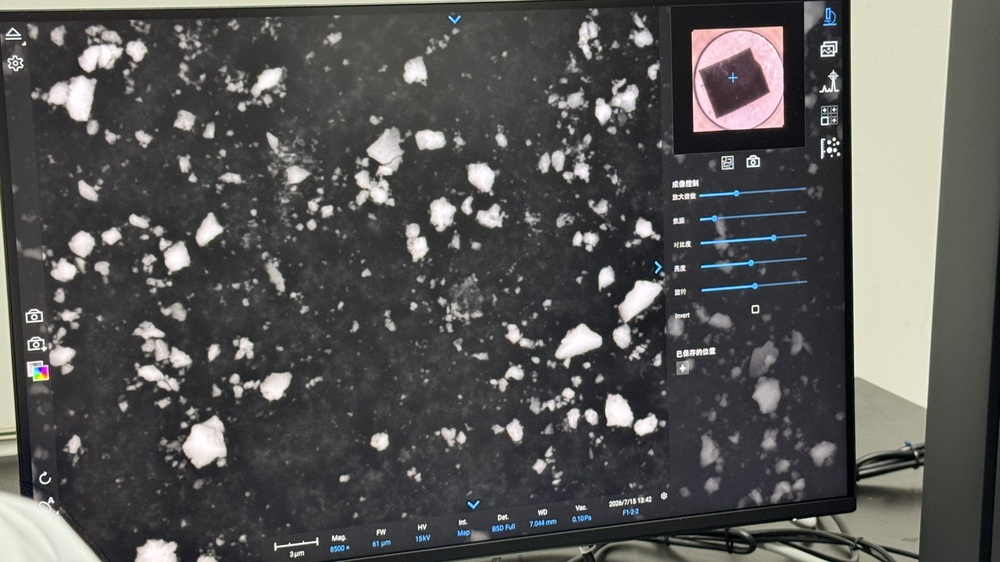
#> input picture sem_pipeline/data/01.jpg, 1000 x 562 px, shrunk from 4032 x 2268 before the run
$ python -i segment.py   (imports and definitions only)
#> lines starting #> are read from the running program, lines starting #| are printed output that depends on the picture; after the words box and inside, x2 and y2 are one past the last pixel; in counts of white or black regions, pixels touching at a corner belong together
#> further down, picture is the input picture: shape (562, 1000, 3); mean B, G, R 85.1, 86.6, 87.4
"""Particle segmentation for SEM TiO2 images."""

from __future__ import annotations

import cv2
import numpy as np
from numpy.typing import NDArray
from scipy import ndimage as ndi
from skimage.feature import peak_local_max
from skimage.segmentation import watershed
from skimage.measure import regionprops_table


def segment(image_bgr: NDArray,
            threshold: int = 170,
            min_area: int = 20,
            max_area_ratio: float = 8.0,
            min_distance: int = 4,
            dilate_iters: int = 2,
            ) -> tuple[NDArray, dict]:
    """Segment particles from a cropped SEM image.

    Large connected components in the binary mask (agglomerates)
    are removed BEFORE watershed to prevent them from being split
    into many false small particles.
    """
#> called with threshold = 170, min_area = 20, max_area_ratio = 8, min_distance = 4, dilate_iters = 2
    gray = cv2.cvtColor(image_bgr, cv2.COLOR_BGR2GRAY)

    binary = (gray > threshold).astype(np.uint8)
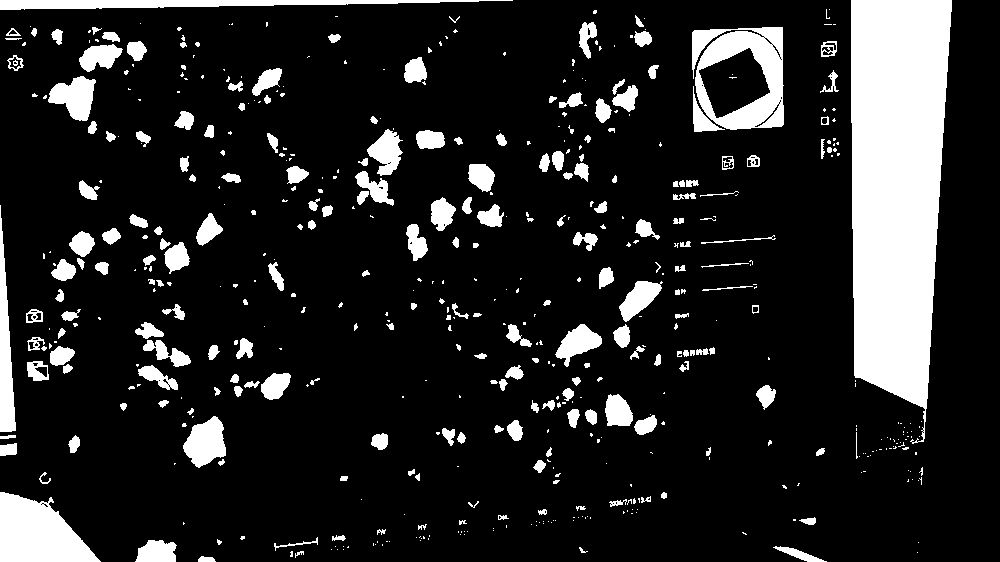
#> binary: shape (562, 1000); values 0 (black) and 1 (white), 14.9% white; 540 white regions (324 under 20 px), largest, box (x1, y1, x2, y2) and area: (851, 0, 952, 444) 34409, (692, 27, 784, 130) 5306, (0, 492, 101, 562) 4708
    kernel = cv2.getStructuringElement(cv2.MORPH_ELLIPSE, (3, 3))
    closed = cv2.morphologyEx(binary, cv2.MORPH_CLOSE, kernel, iterations=2)
#> closed: shape (562, 1000); values 0 (black) and 1 (white), 15.3% white; 398 white regions (209 under 20 px), largest, box (x1, y1, x2, y2) and area: (851, 0, 952, 444) 34454, (692, 27, 784, 132) 6142, (0, 492, 101, 562) 4723
    dilated = cv2.dilate(closed, kernel, iterations=dilate_iters)
#> dilated: shape (562, 1000); values 0 (black) and 1 (white), 20.6% white; 300 white regions (27 under 20 px), largest, box (x1, y1, x2, y2) and area: (849, 0, 954, 459) 36834, (690, 25, 786, 134) 7280, (0, 490, 103, 562) 4974

    # remove large connected components (agglomerates) before watershed
    num_cc, cc_labels = cv2.connectedComponents(dilated, connectivity=8)
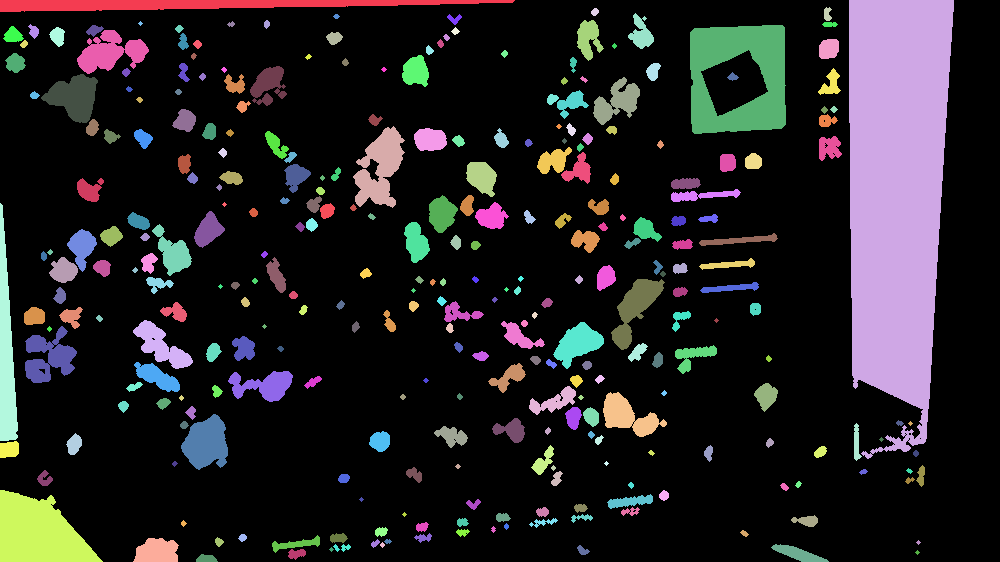
#> cc_labels: shape (562, 1000) int32; 301 distinct labels, from 0 to 300; one colour per label, 0 black
#> num_cc = 301
    if num_cc > 1:
        cc_areas = np.bincount(cc_labels.ravel())[1:]  # skip background
#> cc_areas = 300 values, max 36834 at index 1, min 13 at index 7, mean 385.2
        if len(cc_areas) > 1:
            median_cc = float(np.median(cc_areas))
#> median_cc = 87
            max_allowed = median_cc * max_area_ratio
#> max_allowed = 696
            for lbl in range(1, num_cc):
                if cc_areas[lbl - 1] > max_allowed:
                    dilated[cc_labels == lbl] = 0
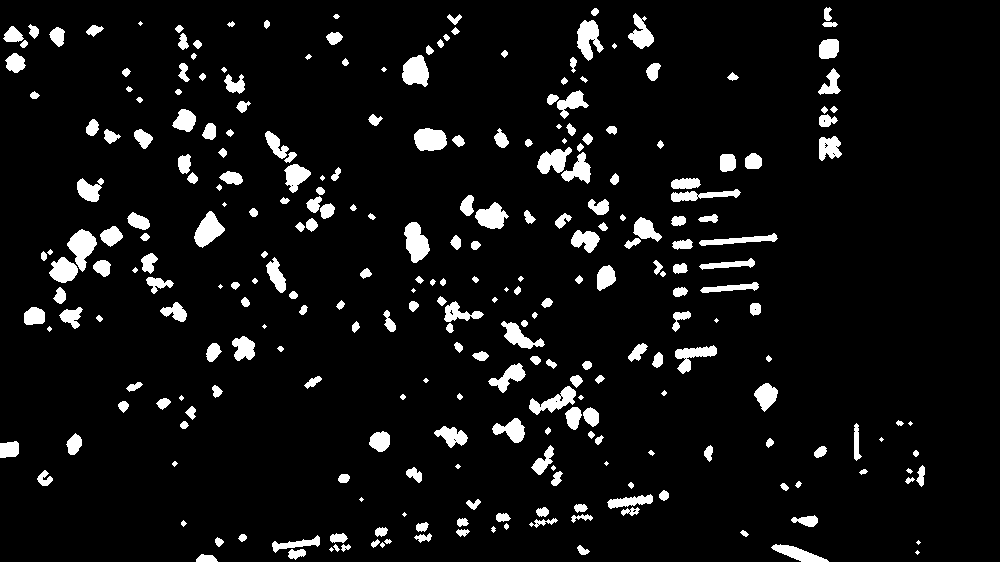
#> dilated: shape (562, 1000); values 0 (black) and 1 (white), 6.8% white; 278 white regions (27 under 20 px), largest, box (x1, y1, x2, y2) and area: (67, 229, 97, 272) 689, (404, 222, 430, 263) 687, (577, 20, 604, 61) 646

    distance = ndi.distance_transform_edt(dilated)
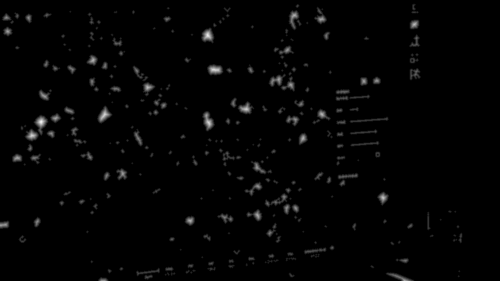
#> distance: shape (562, 1000) float64 (shown at 1/2 size); min 0, max 12.53, mean 0.18; drawn with min black and max white
    coords = peak_local_max(distance, min_distance=min_distance,
                            labels=dilated, exclude_border=False)
#> coords = 453 pairs, first value 11 to 561, second value 0 to 921
    markers = np.zeros_like(distance, dtype=np.int32)
    for i, (y, x) in enumerate(coords):
        markers[y, x] = i + 1
#> this loop made 453 passes
#> (y, x) on passes 1 to 3: (243, 82), (70, 415), (139, 428)
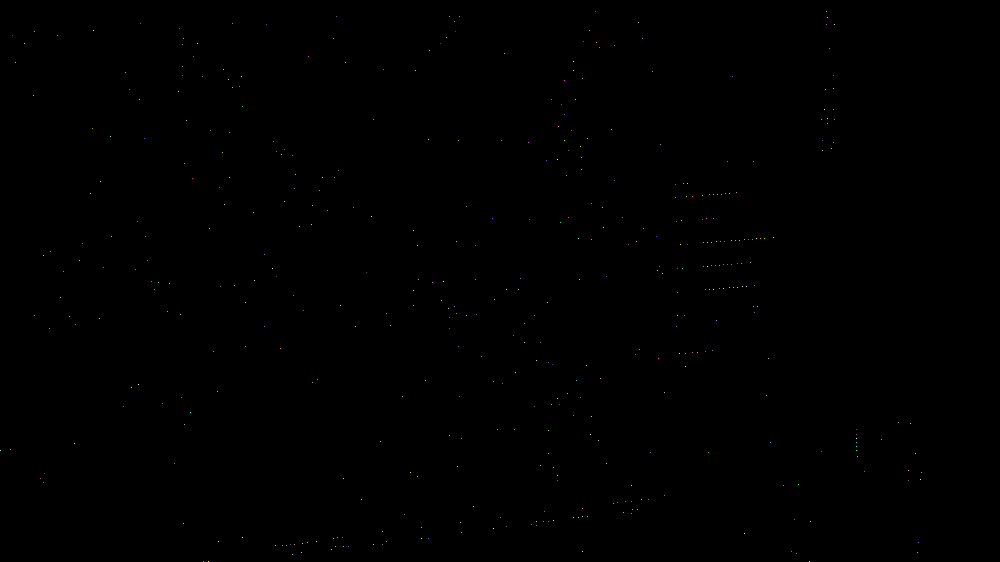
#> markers: shape (562, 1000) int32; 454 distinct labels, from 0 to 453; one colour per label, 0 black

    labels = watershed(-distance, markers, mask=dilated.astype(bool))
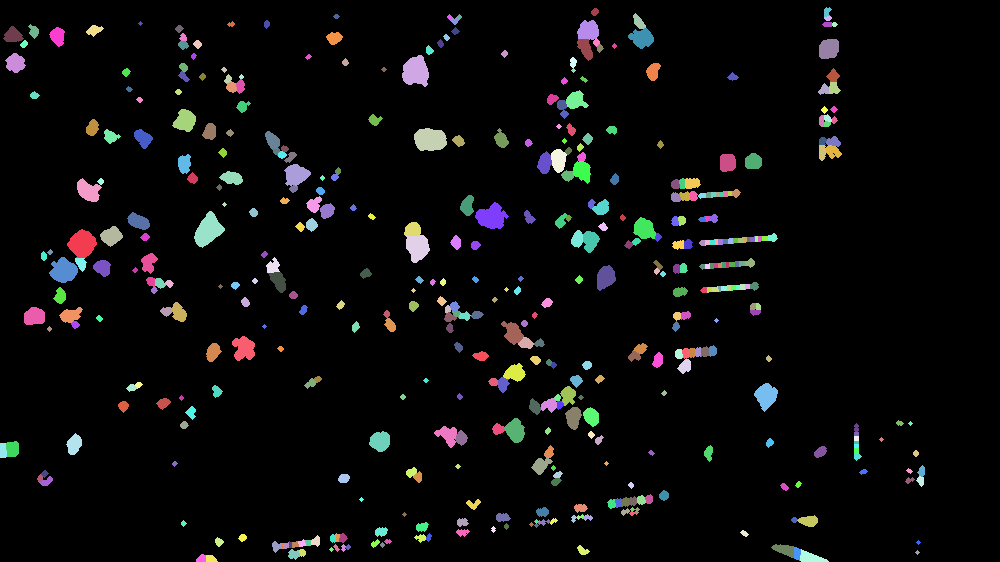
#> labels: shape (562, 1000) int32; 454 distinct labels, from 0 to 453; one colour per label, 0 black
    labels = labels.astype(np.int32)

    h, w = labels.shape
    for lbl in np.unique(labels):
        if lbl == 0:
            continue
        mask = (labels == lbl)
        if mask.sum() < min_area:
            labels[mask] = 0
            continue
        ys, xs = np.where(mask)
        if (ys.min() <= 1 or ys.max() >= h - 2 or
                xs.min() <= 1 or xs.max() >= w - 2):
            labels[mask] = 0
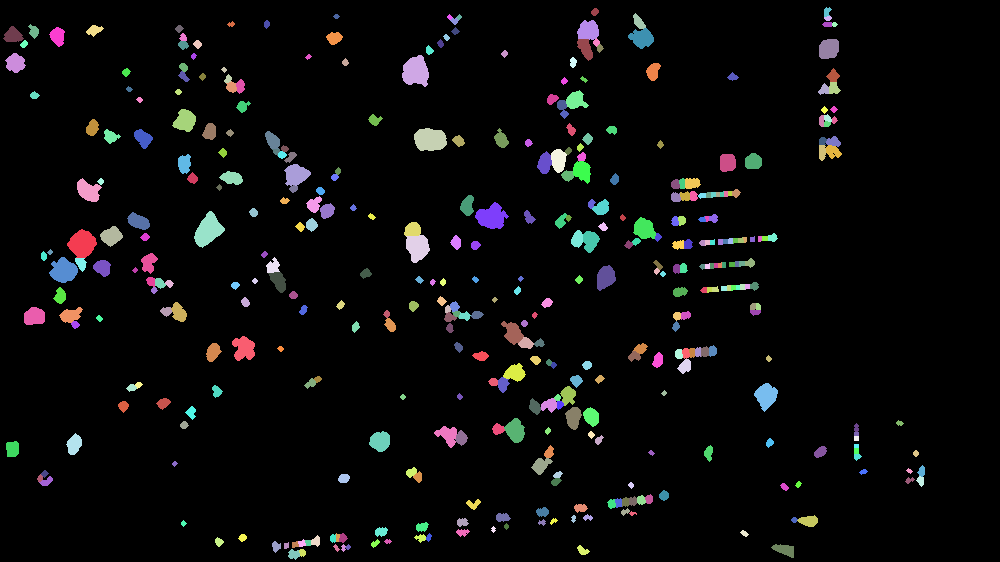
#> labels: shape (562, 1000) int32; 404 distinct labels, from 0 to 451; one colour per label, 0 black
#> mask: shape (562, 1000) bool; 0% white in thin lines or dots, all inside (x1, y1, x2, y2) = (915, 550, 920, 555)

    props = regionprops_table(
        labels,
        properties=("label", "area", "perimeter",
                    "equivalent_diameter_area", "solidity",
                    "feret_diameter_max", "centroid", "bbox", "extent"),
        separator="_",
    )
#> props = 13 items
    props["ecd"] = props["equivalent_diameter_area"]
    props["circularity"] = (
        4.0 * np.pi * props["area"]
        / np.maximum(props["perimeter"] ** 2, 1.0)
    )

    return labels, props

>>> import cv2
>>> picture = cv2.imread('../../../sem_pipeline/data/01.jpg')
>>> result = segment(picture)

$ run again, on sem_pipeline/data/03.jpg
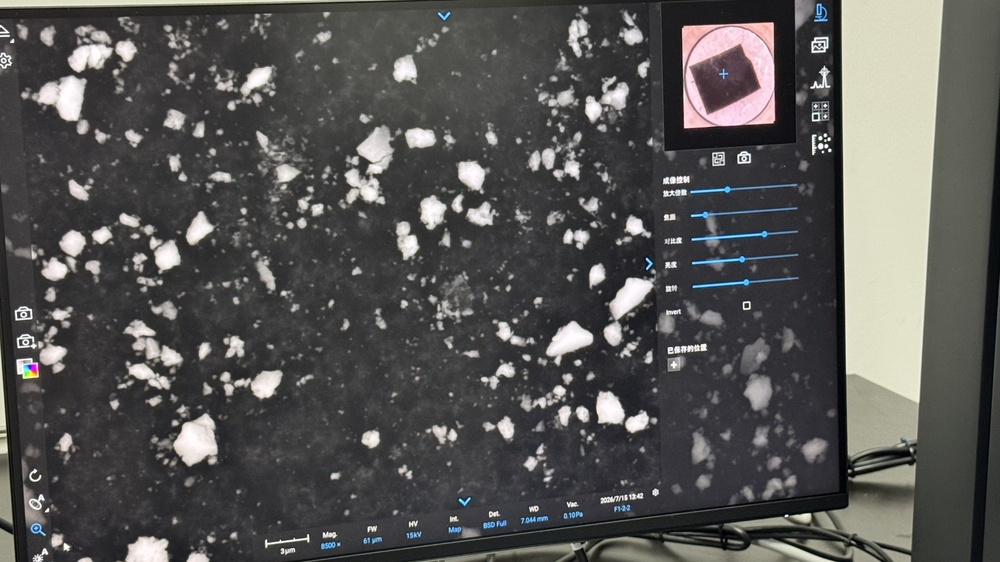
#> input picture sem_pipeline/data/03.jpg, 1000 x 562 px, shrunk from 4032 x 2268 before the run
#> picture is the input picture: shape (562, 1000, 3); mean B, G, R 83.8, 85.4, 86.3
#> binary: shape (562, 1000); values 0 (black) and 1 (white), 13.6% white; 584 white regions (355 under 20 px), largest, box (x1, y1, x2, y2) and area: (842, 0, 943, 447) 34365, (682, 23, 775, 128) 5800, (173, 414, 217, 466) 1451
#> closed: shape (562, 1000); values 0 (black) and 1 (white), 14.1% white; 409 white regions (211 under 20 px), largest, box (x1, y1, x2, y2) and area: (842, 0, 943, 455) 35070, (682, 23, 775, 128) 6194, (173, 414, 217, 466) 1497
#> cc_labels: shape (562, 1000) int32; 305 distinct labels, from 0 to 304
#> num_cc = 305
#> cc_areas = 304 values, max 37688 at index 1, min 13 at index 13, mean 356.9
#> median_cc = 85.5
#> max_allowed = 684
#> after the loop in segment, `for lbl in range(1, num_cc):`:
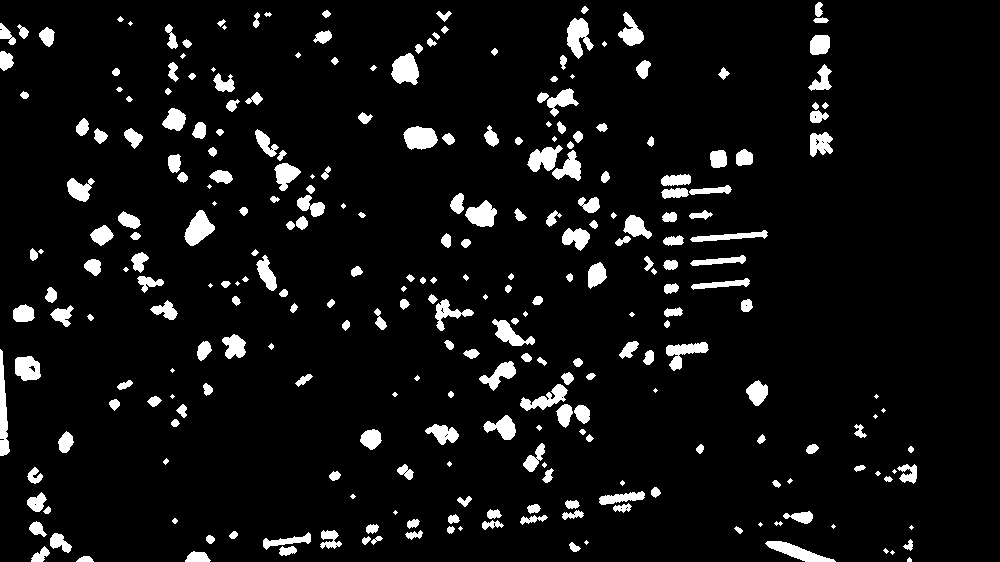
#> dilated: shape (562, 1000); values 0 (black) and 1 (white), 6.8% white; 282 white regions (41 under 20 px), largest, box (x1, y1, x2, y2) and area: (567, 18, 594, 59) 645, (391, 53, 419, 85) 640, (184, 210, 215, 246) 634
#> coords = 487 pairs, first value 9 to 561, second value 0 to 913
#> the loop in segment, `for i, (y, x) in enumerate(coords):` made 487 passes
#> (y, x) on passes 1 to 3: (68, 405), (137, 417), (138, 421)
#> after the loop in segment, `for lbl in np.unique(labels):`:
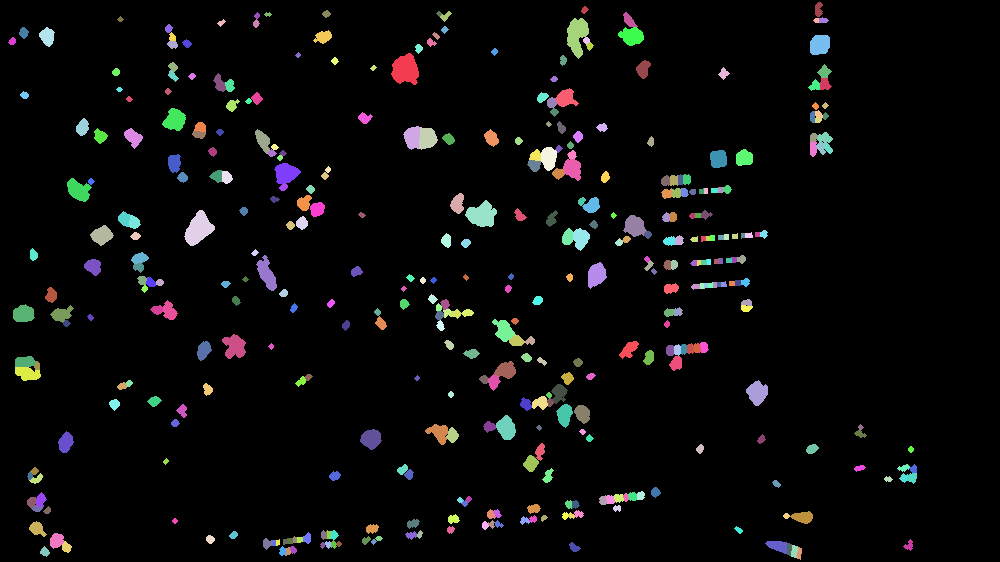
#> labels: shape (562, 1000) int32; 404 distinct labels, from 0 to 485; one colour per label, 0 black
#> props = 13 items

$ run again, on sem_pipeline/data/06.jpg
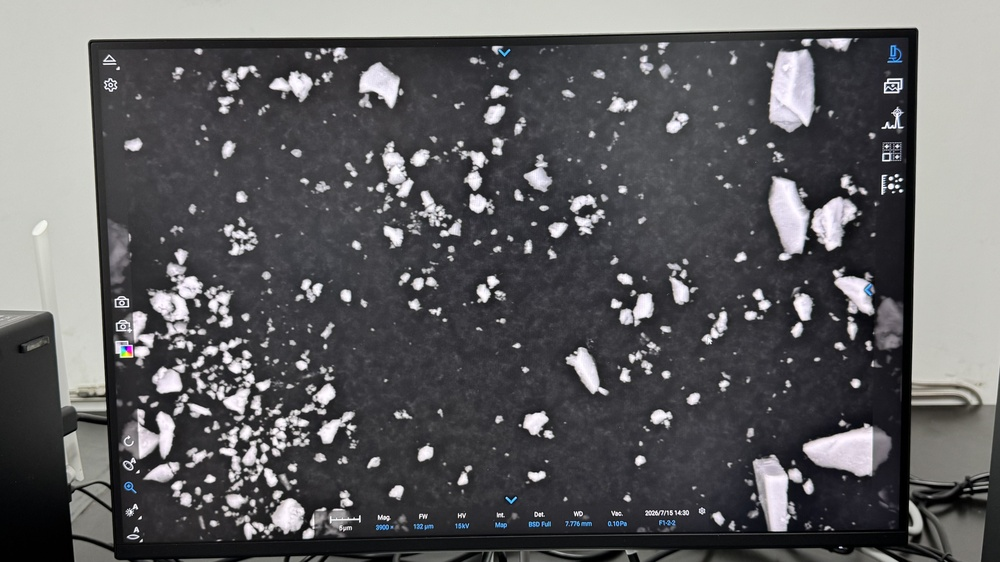
#> input picture sem_pipeline/data/06.jpg, 1000 x 562 px, shrunk from 5712 x 3213 before the run
#> picture is the input picture: shape (562, 1000, 3); mean B, G, R 96.9, 94.9, 95.3
#> binary: shape (562, 1000); values 0 (black) and 1 (white), 24.6% white; 605 white regions (343 under 20 px), largest, box (x1, y1, x2, y2) and area: (0, 0, 1000, 411) 94557, (769, 50, 814, 132) 2907, (803, 424, 873, 475) 2267
#> closed: shape (562, 1000); values 0 (black) and 1 (white), 25.3% white; 421 white regions (207 under 20 px), largest, box (x1, y1, x2, y2) and area: (0, 0, 1000, 411) 94687, (769, 49, 814, 132) 2920, (115, 249, 203, 365) 2804
#> in segment, `num_cc, cc_labels = cv2.connectedComponents(dilated, connectivity=8)`:
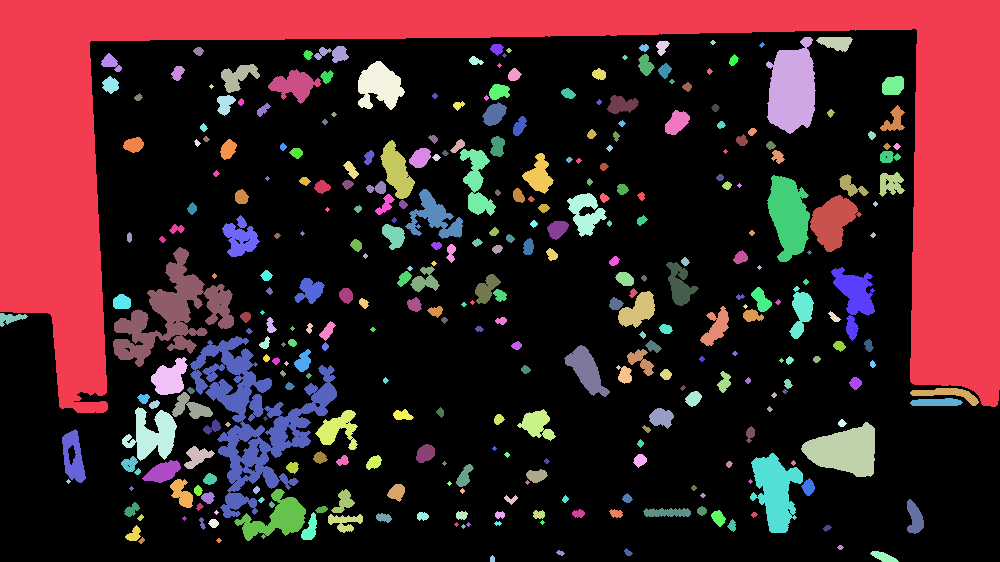
#> cc_labels: shape (562, 1000) int32; 333 distinct labels, from 0 to 332; one colour per label, 0 black
#> num_cc = 333
#> cc_areas = 332 values, max 98507 at index 0, min 13 at index 13, mean 528.5
#> median_cc = 68
#> max_allowed = 544
#> coords = 405 pairs, first value 42 to 561, second value 0 to 971
#> the loop in segment, `for i, (y, x) in enumerate(coords):` made 405 passes
#> (y, x) on passes 1 to 3: (472, 162), (85, 892), (113, 494)
#> after the loop in segment, `for lbl in np.unique(labels):`:
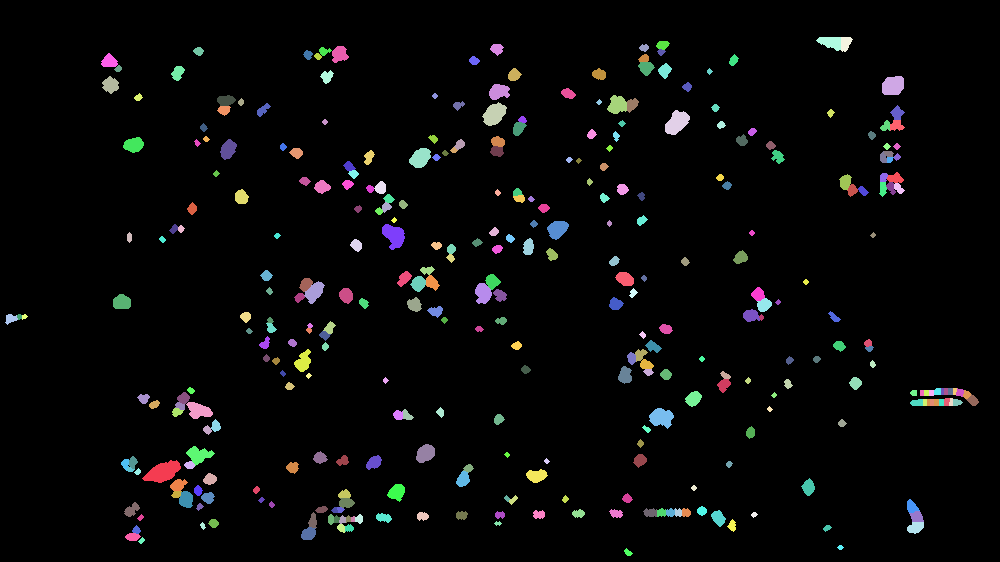
#> labels: shape (562, 1000) int32; 342 distinct labels, from 0 to 402; one colour per label, 0 black
#> props = 13 items
